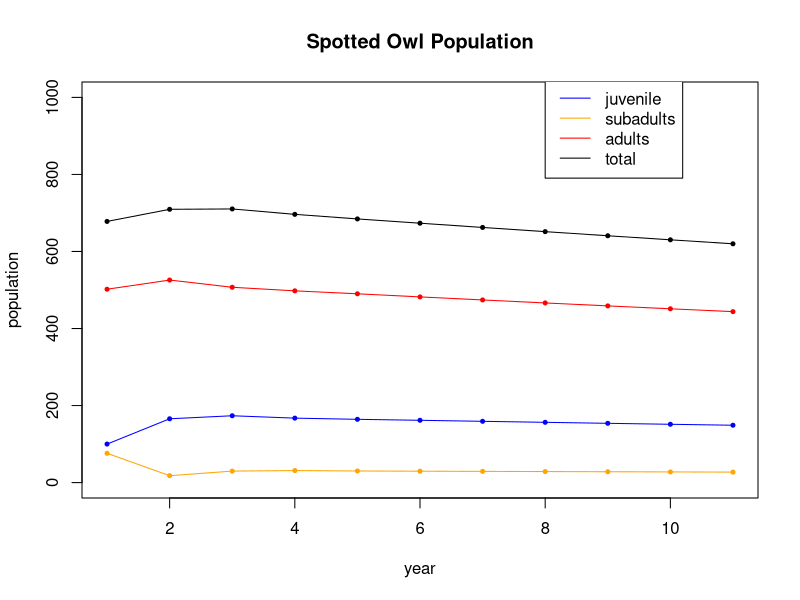
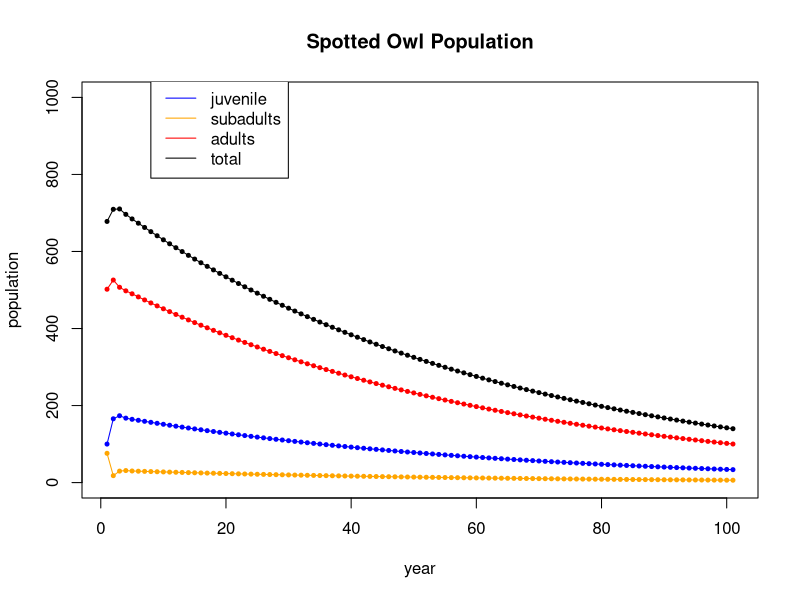
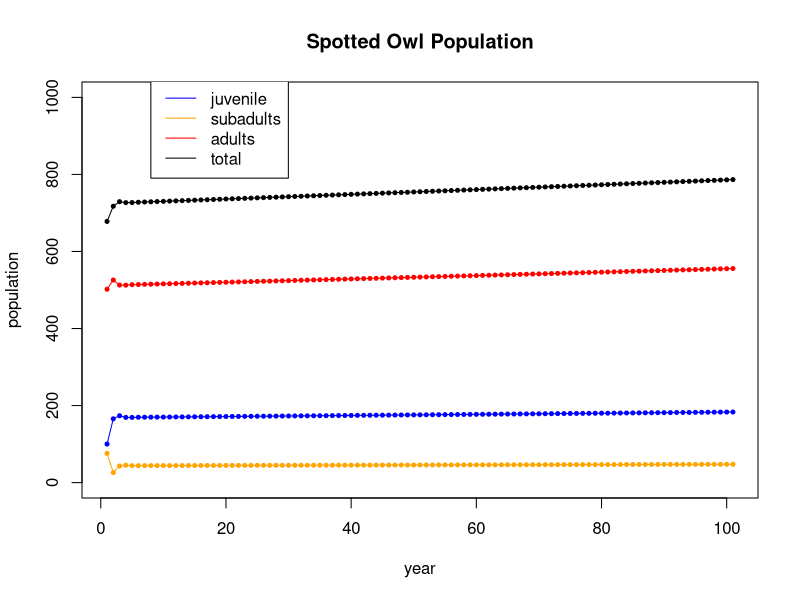

Recreate these plots in R, in order.
## ---- chunk 1
(A =  cbind(c(-14,-20,-23),c(13,19,19),c(-2,-2,1)))
## ---- chunk 2
eigen(A)
## ---- chunk 3
vals = eigen(A)$values
vecs = eigen(A)$vectors
## ---- chunk 4
lambda1 = vals[1]
v1 = vecs[,1]
A %*% v1
lambda1 * v1
## ---- chunk 5
v1 = v1/sum(v1)
v1
## ---- chunk 6
(A = cbind(c(-5,-6,-7),c(6,7,8),c(-2,-2,-2)))
vals = eigen(A)$values
vals
vecs = eigen(A)$vectors
vecs
solve(vecs) %*% A %*% vecs
## ---- chunk 7
zapsmall(solve(vecs) %*% A %*% vecs)
## ---- chunk 8
B = cbind(c(3,-1,2),c(-1,3,2),c(2,2,0))
eigen(B)
vals = eigen(B)$values
vecs = eigen(B)$vectors
zapsmall(solve(vecs) %*% B %*% vecs)
## ---- chunk 9
C = cbind(c(3,-1,1),c(2,2,1),c(1,1,2))
eigen(C)
## ---- chunk 10
StP = c(.85,.09,.06)
Roch = c(.30,.60,.10)
Dul = c(.35,.05,.60) 
M = cbind(StP,Roch,Dul)
rownames(M) <- c("StP","Roch","Dul")
M
## ---- chunk 11
v = c(20,20,20)
for (i in 1: 100) { v = M %*% v }
v
## ---- chunk 12
eigen(M)
## ---- chunk 13
v = Re(eigen(M)$vectors[,1])
(v = v /sum(v))
60*v
## ---- chunk 14
A = cbind(c(0,0.18,0),c(0,0,.71),c(0.33,0,0.94)) # the population dynamics matrix
x0 = c(100,76,502) # the inital value
N = 10  # iterate N=10 times
X = matrix(0,nrow=nrow(A),ncol=N+1) # initialize an all 0 matrix to store values in
X[,1] = x0 # the first column is the initial population
for (i in 2:(N+1)) {  # loopn from 2 to N+1
  X[,i] = A %*% X[,i-1] # Apply A to column i-1 and put the value in column i
}
X # display the table
## ---- chunk 15
tot = X[1,] + X[2,] + X[3,]
t = seq(1,N+1)
plot(t,X[1,],type='l',col='blue',ylim=c(0,1000),ylab="population",xlab="year",main="Spotted Owl Population")
points(t,X[1,],col='blue',pch=20,cex=.8)
lines(t,X[2,],col='orange')
points(t,X[2,],col='orange',pch=20,cex=.8)
lines(t,X[3,],col='red')
points(t,X[3,],col='red',pch=20,cex=.8)
points(t,tot,col='black',pch=20,cex=.8)
lines(t,tot,col='black')
legend(8, 1050, legend=c("juvenile", "subadults", "adults","total"), col=c('blue','orange','red','black'), lty=1)
## ---- chunk 16
A = cbind(c(0,0.18,0),c(0,0,.71),c(0.33,0,0.94)) # the population dynamics matrix
x0 = c(100,76,502) # the inital value
N = 100  # iterate N=10 times
X = matrix(0,nrow=nrow(A),ncol=N+1) # initialize an all 0 matrix to store values in
X[,1] = x0 # the first column is the initial population
for (i in 2:(N+1)) {  # loopn from 2 to N+1
  X[,i] = A %*% X[,i-1] # Apply A to column i-1 and put the value in column i
}
tot = X[1,] + X[2,] + X[3,]
t = seq(1,N+1)
plot(t,X[1,],type='l',col='blue',ylim=c(0,1000),ylab="population",xlab="year",main="Spotted Owl Population")
points(t,X[1,],col='blue',pch=20,cex=.8)
lines(t,X[2,],col='orange')
points(t,X[2,],col='orange',pch=20,cex=.8)
lines(t,X[3,],col='red')
points(t,X[3,],col='red',pch=20,cex=.8)
points(t,tot,col='black',pch=20,cex=.8)
lines(t,tot,col='black')
legend(8, 1050, legend=c("juvenile", "subadults", "adults","total"), col=c('blue','orange','red','black'), lty=1)
## ---- chunk 17
eigen(A)
## ---- chunk 18
v1 = eigen(A)$vectors[,1] # get the first eigenvector
v1 = Re(v1) # drop the imaginary part
v1/sum(v1)  # scale it to sum to 1
## ---- chunk 19
A = cbind(c(0,0.26,0),c(0,0,.71),c(0.33,0,0.94))
eigen(A)
## ---- chunk 20
A = cbind(c(0,0.26,0),c(0,0,.71),c(0.33,0,0.94)) # the population dynamics matrix
x0 = c(100,76,502) # the inital value
N = 100  # iterate N=10 times
X = matrix(0,nrow=nrow(A),ncol=N+1) # initialize an all 0 matrix to store values in
X[,1] = x0 # the first column is the initial population
for (i in 2:(N+1)) {  # loopn from 2 to N+1
  X[,i] = A %*% X[,i-1] # Apply A to column i-1 and put the value in column i
}
tot = X[1,] + X[2,] + X[3,]
t = seq(1,N+1)
plot(t,X[1,],type='l',col='blue',ylim=c(0,1000),ylab="population",xlab="year",main="Spotted Owl Population")
points(t,X[1,],col='blue',pch=20,cex=.8)
lines(t,X[2,],col='orange')
points(t,X[2,],col='orange',pch=20,cex=.8)
lines(t,X[3,],col='red')
points(t,X[3,],col='red',pch=20,cex=.8)
points(t,tot,col='black',pch=20,cex=.8)
lines(t,tot,col='black')
legend(8, 1050, legend=c("juvenile", "subadults", "adults","total"), col=c('blue','orange','red','black'), lty=1)
